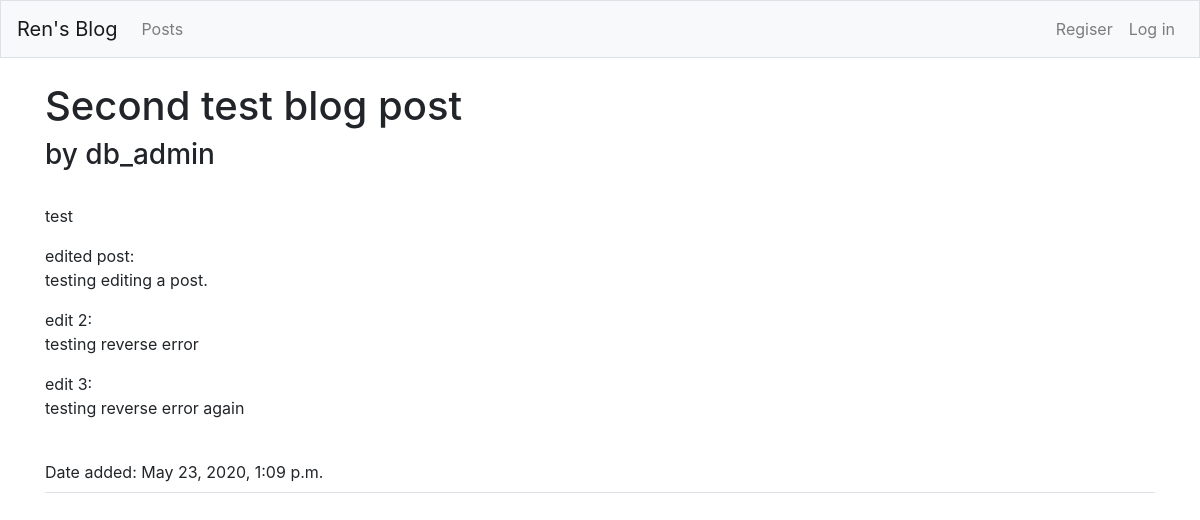
The page /posts/2 on the database its author committed.
### blogs/models.py (models this page shows, shortened)
class BlogPost(models.Model):
    date_added = models.DateTimeField(auto_now_add=True)
    title = models.CharField(max_length=64, unique=True)
    text = models.TextField()
    owner = models.ForeignKey(User, on_delete=models.CASCADE)

### blogs/views.py (the view)
# urls.py: path('posts/<int:post_id>', views.post, name='post'),
def post(request, post_id):
    post = BlogPost.objects.get(id=post_id)
    context = {'post': post}
    return render(request, 'blogs/post.html', context)

### blogs/templates/blogs/post.html
{% extends 'blogs/base.html' %}
{% load bootstrap4 %}
{% block page_header %}
<h1>
  {{ post.title }}
</h1>
<h3>
  by {{ post.owner }}
</h3>
{% endblock page_header %}
{% block content %}
<br>
<div class="panel panel-default">
    <div class="panel-body">
      {{ post.text|linebreaks }}
      <br>
      Date added: {{ post.date_added }}
    </div>
  </div>
{% endblock content %}

### rows shown on the page
BlogPost: title "Second test blog post", owner "db_admin", text "test edited post: testing editing a post. edit 2: testing reverse error edit 3: testing reverse error again", date_added "May 23, 2020, 1:09 p.m."
